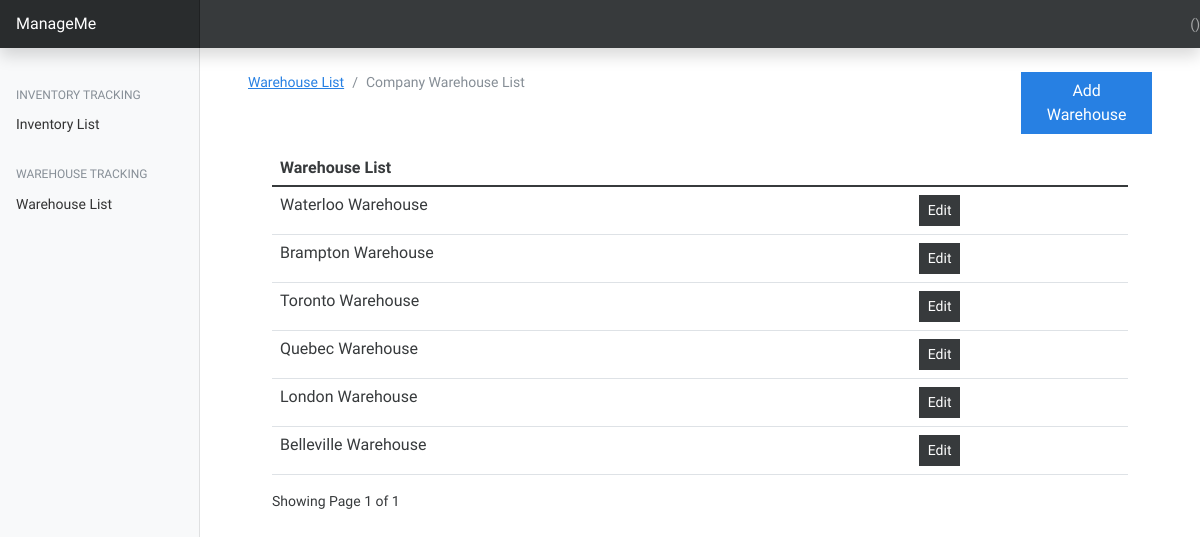
Page /warehouses/ on the earlier database version.
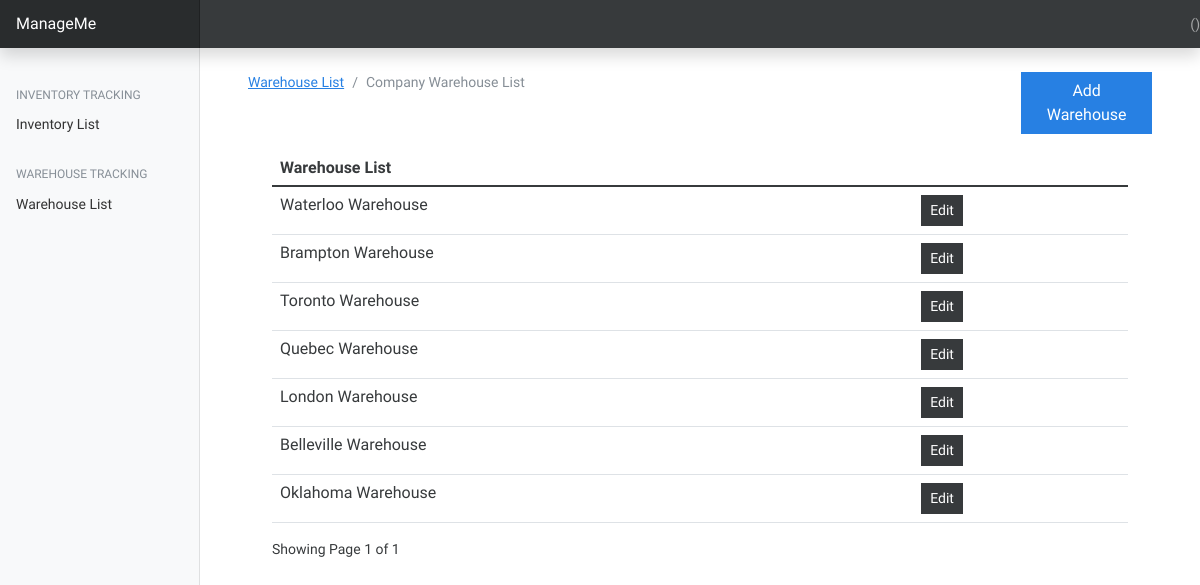
Same page on the later database version.
### inventory/models.py (models this page shows, shortened)
class Warehouse(models.Model):
    name = models.CharField(max_length=250)

### warehouse/views.py (the view)
# urls.py: path('', views.index, name = "inventory"),
def index(request):
    warehouses = Warehouse.objects.all()
    paginator = Paginator(warehouses, 10)
    page_number = request.GET.get('page')
    page_objects = Paginator.get_page(paginator, page_number)
    context = { 'warehouses': warehouses, 'page_objects': page_objects}
    return render(request, 'warehouse/index.html', context)

### templates/warehouse/index.html (shortened to what this page needs)
{% extends 'base.html' %}
{% load static %}
{% block content %}
<div class="container mt-4">
    <div class="row">
        <div class="col-md-10">
            <nav aria-label="breadcrumb">
                <ol class="breadcrumb">
                <li class="breadcrumb-item"><a href="{% url 'warehouse' %}">Warehouse List</a></li>
                <li class="breadcrumb-item active" aria-current="page">Company Warehouse List</li>
                </ol>
            </nav>
        </div>
        <div class="col-md-2">
            <a href="{% url 'add-warehouse' %}" class = "btn btn-primary">Add Warehouse</a>
        </div>
    </div>
    <div class="container">
        {% if warehouses.count %}
        <div class="app-table">
            <table class="table table-stripped table-hover mt-3">
                <thead>
                    <tr>
                        <th>Warehouse List</th>
                        <th></th>
                    </tr>
                </thead>
                <tbody>
                    {% for warehouse in page_objects %}
                    <tr>
                        <td>{{warehouse.name}}</td>
                        <td><a href = "{% url 'edit-warehouse' warehouse.id %}" class = "btn btn-secondary btn-sm">Edit</a></td>
                    </tr>
                    {% endfor %}
                </tbody>
            </table>
        </div>
        <div class="pagination-container">
        <div class = "">
            Showing Page {{page_objects.number}} of {{page_objects.paginator.num_pages}}
        </div>
        {% endif %}
    </div>
    </div>
</div>
{% endblock %}

### templates/base.html (shortened to what this page needs)
{% load static %}
<html lang="en">
  <head>
<link href= "{% static 'css/bootstrap.min.css' %}" rel="stylesheet">
<link href= "{% static 'css/dashboard.css' %}" rel="stylesheet">
  </head>
  <body>
    <header class="navbar navbar-dark sticky-top bg-dark flex-md-nowrap p-0 shadow">
      <a class="navbar-brand col-md-3 col-lg-2 me-0 px-3" href="{% url 'inventory' %}">ManageMe</a>
      <ul class="navbar-nav" style = "display: flex; flex-direction: row; align-items: center;">
        <li class="nav-item text-nowrap">
          <span class = "nav-link" href="">
            ({{request.user.username}})
          </span>
        </li>
      </ul>
    </header>
    <div class="container-fluid">
      <div class="row">
        {% include 'partials/_sidebar.html' %}
        <main role = "main" class="col-md-9 ms-sm-auto col-lg-10 px-md-4">
          {% block content %}
          {% endblock %}
        </main>
      </div>
    </div>
  </body>
</html>

### templates/partials/_sidebar.html (shortened to what this page needs)
{% load static %}
<nav id="sidebarMenu" class="col-md-3 col-lg-2 d-md-block bg-light sidebar collapse">
  <div class="position-sticky pt-3">
    <h6 class="sidebar-heading d-flex justify-content-between align-items-center px-3 mt-4 mb-1 text-muted">
      <span>Inventory Tracking</span>
    </h6>
    <ul class="nav flex-column">
      <li class="nav-item">
        <a class="nav-link" href="{% url 'inventory' %}">
          Inventory List
        </a>
      </li>
    </ul>
    <h6 class="sidebar-heading d-flex justify-content-between align-items-center px-3 mt-4 mb-1 text-muted">
      <span>Warehouse Tracking</span>
    </h6>
    <ul class="nav flex-column">
      <li class="nav-item">
        <a class="nav-link" href="{% url 'warehouse' %}">
          Warehouse List
        </a>
      </li>
    </ul>
  </div>
</nav>

### inventorysystem/static/css/dashboard.css (style rules this page uses)
body { font-size: .875rem; }
.sidebar { position: fixed; top: 0; bottom: 0; left: 0; z-index: 100; padding: 48px 0 0; box-shadow: inset -1px 0 0 rgba(0, 0, 0, .1); }
.sidebar .nav-link { font-weight: 500; color: #333; }
.sidebar-heading { font-size: .75rem; text-transform: uppercase; }
.navbar-brand { padding-top: .75rem; padding-bottom: .75rem; font-size: 1rem; background-color: rgba(0, 0, 0, .25); box-shadow: inset -1px 0 0 rgba(0, 0, 0, .25); }

Differences in the rows shown:
added Warehouse: name "Oklahoma Warehouse"
